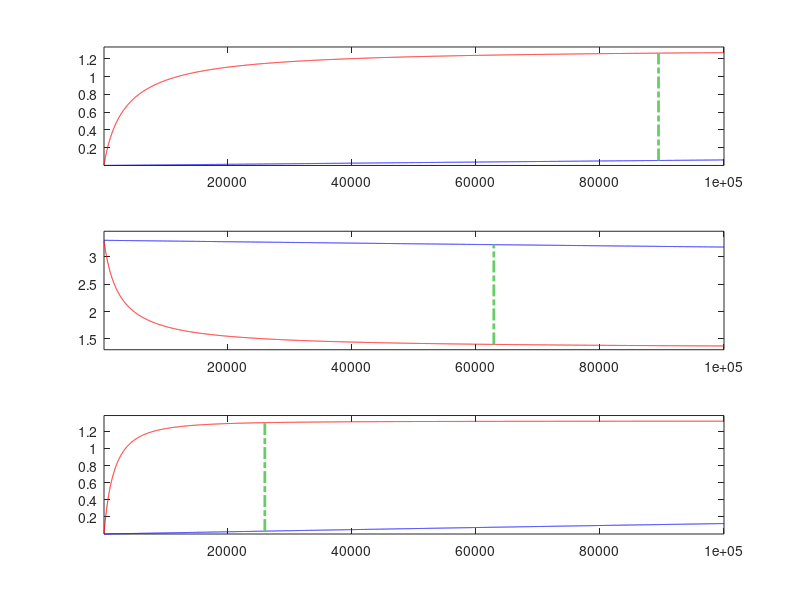

Recreate this plot in MATLAB.
%% Analysis of the circuit of the pressure sensor
%  Author: Julien Biral, Master's Thesis at CNMAT, UC Berkeley
%  Date: 05-11-2014
%  
%  ========================================================================
%  DESCRIPTION:
%  

%% DC Analysis of the sensor circuit
%  This analysis is done to maximize the dynamic of the circuit. In DC, the
%  capacitor C can be replaced by an open-circuit. Maximizing dynamics is
%  thus achieved by choosing the adequate value of the resistor R.
%  Special trick: this analysis uses the star-delta transform to simplify
%  the circuit.

% Clear the workspace of unwated elements
close all;
clear all;
clc;

% =========================== %
% Initialization of variables %
% =========================== %

% Number of points to compute:
N = 10000;

% Power Voltage of the circuit:
% Set to 1 to normalize the value computed during the analysis.
Vd = 3.3;

% Boundaries of the variable resistor:
RvL = 8e3;
RvH = 5e6;

% Variable resistor array:
% Only the minimum and the maximum values are considered here as the aim is
% to maximize the dynamic of the circuit. Intermediate values are not
% useful for this purpose.
R1 = [RvL, RvH];
R2 = R1;
R3 = R1;
R4 = R1;

% Resistor sweep:
% The sweep is done to calculte the R value which gives the best dynamic
R = 1e5/N : 1e5/N : 1e5;

% Computation of the operating points of the circuit
% Initialization of the voltages arrays:
V0 = zeros(length(R1), length(R));
V1 = zeros(length(R1), length(R));
V2 = zeros(length(R1), length(R));
V3 = zeros(length(R1), length(R));
V4 = zeros(length(R1), length(R));

for i = 1:length(R1)
    
    for j = 1:length(R)
        
        % Kennelly's Star-Delta Transformation:
        Rab = ( R2(i)*R3(i) + R(j)*(R2(i)+R3(i)) ) / R(j);
        Rbc = ( R2(i)*R3(i) + R(j)*(R2(i)+R3(i)) ) / R2(i);
        Rac = ( R2(i)*R3(i) + R(j)*(R2(i)+R3(i)) ) / R3(i);
        
        % Kennelly's Delta-Star Transformation:
        Rat = ( Rab * R(j) ) / ( Rab + 2*R(j) );
        Rbt = Rat;
        Rdt = ( R(j)^2 ) / ( Rab + 2*R(j) );
        
        % Bottom parralel resistors:
        Rp1 = ( Rat * (R(j) + R1(i) + Rac) + Rac * (R(j) + R1(i)) ) ...
            / (R(j) + R1(i) + Rac);
        Rp2 = ( Rbt * (R(j) + R4(i) + Rbc) + Rbc * (R(j) + R4(i)) ) ...
            / (R(j) + R4(i) + Rbc);
        
        % Equivalent resistor of the circuit:
        Rtot = ( Rdt * (Rp1 + Rp2) + Rp1*Rp2 ) / (Rp1 + Rp2);
        
        % Currents:
        Idt = Vd / Rtot;
        Ita = Rp2 / (Rp1 + Rp2) * Idt;
        Itb = Rp1 / (Rp1 + Rp2) * Idt;
        I1  = Rac / (R(j) + R1(i) + Rac) * Ita;
        I4  = Rbc / (R(j) + R4(i) + Rbc) * Itb;
        
        % Output voltages:
        V0(i,j) =  R(j) * I1;
        V1(i,j) = (R(j) + R1(i)) * I1;
        V3(i,j) = (R(j) + R4(i)) * I4;
        V4(i,j) =  R(j) * I4;
        V2(i,j) =  R(j) * (V1(i,j)*R3(i) + V3(i,j)*R2(i)) ...
            / (R2(i)*R3(i) + R(j)*R2(i) + R(j)*R3(i));
    end
    
end

% Plot of the output voltages and computation of maximum dynamics points:
figure;

% Choose a ratio that zoom or dezoom the plots
ratio = .05;

% V0
subplot(3, 1, 1);
plot(R, V0(1,:), '-r');
hold on;
plot(R, V0(2,:), '-b');
[~, ind] = max( abs(V0(1,:) - V0(2,:)) );
line([R(ind), R(ind)], ...
    [min(V0(1,ind), V0(2,ind)), max(V0(1,ind), V0(2,ind))], ...
    'LineStyle', '-.', 'LineWidth', 2, 'Color', [0.4, 0.8, 0.4]);
hold off;

xlim([R(1), R(length(R))])
ylim([(1-ratio)*min(min(V0(1,:)), min(V0(2,:))), (1+ratio)*max(max(V0(1,:)), max(V0(2,:)))]);

fprintf('V0 - Max dynamic for R = %i\n', R(ind));


% V1
subplot(3, 1, 2);
plot(R, V1(1,:), '-r');
hold on;
plot(R, V1(2,:), '-b');
[~, ind] = max( abs(V1(1,:) - V1(2,:)) );
line([R(ind), R(ind)], ...
    [min(V1(1,ind), V1(2,ind)), max(V1(1,ind), V1(2,ind))], ...
    'LineStyle', '-.', 'LineWidth', 2, 'Color', [0.4, 0.8, 0.4]);
hold off;

xlim([R(1), R(length(R))])
ylim([(1-ratio)*min(min(V1(1,:)), min(V1(2,:))), (1+ratio)*max(max(V1(1,:)), max(V1(2,:)))]);

fprintf('V1 - Max dynamic for R = %i\n', R(ind));


% V2
subplot(3, 1, 3);
plot(R, V2(1,:), '-r');
hold on;
plot(R, V2(2,:), '-b');
[~, ind] = max( abs(V2(1,:) - V2(2,:)) );
line([R(ind), R(ind)], ...
    [min(V2(1,ind), V2(2,ind)), max(V2(1,ind), V2(2,ind))], ...
    'LineStyle', '-.', 'LineWidth', 2, 'Color', [0.4, 0.8, 0.4]);
hold off;

xlim([R(1), R(length(R))])
ylim([(1-ratio)*min(min(V2(1,:)), min(V2(2,:))), (1+ratio)*max(max(V2(1,:)), max(V2(2,:)))]);

fprintf('V2 - Max dynamic for R = %i\n', R(ind));
fprintf('------------------------------\n');

% Computes the best R value to have the max total dynamic in the circuit
% The '2*' factor in front of V0 and V1 is there to take into account the
% symmetry of V0 and V1 with V4 and V3 respectively.
[~, ind] = max( 2*abs(V0(1,:) - V0(2,:)) + 2*abs(V1(1,:) - V1(2,:)) ...
    + abs(V2(1,:) - V2(2,:)) );
fprintf('---> Max dynamic of the circuit for R = %i\n', R(ind));
